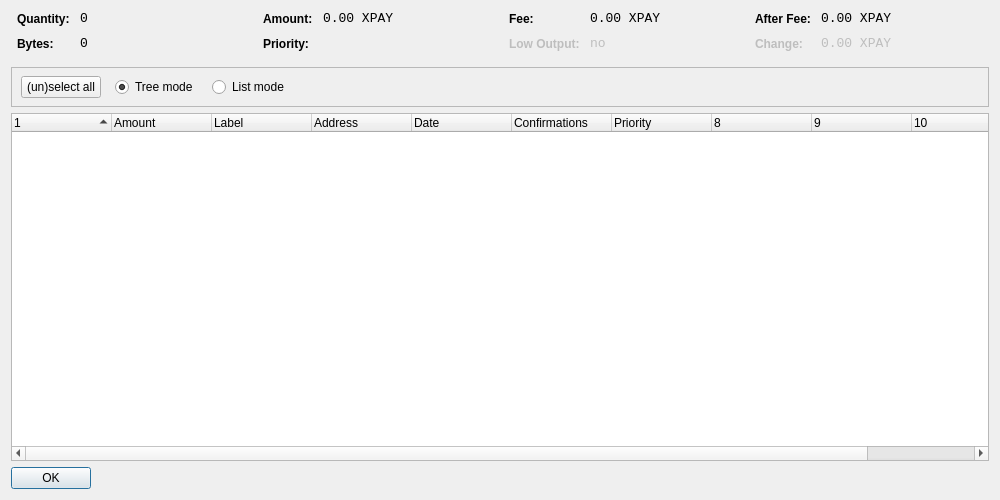
<?xml version="1.0" encoding="UTF-8"?>
<ui version="4.0">
 <class>CoinControlDialog</class>
 <widget class="QDialog" name="CoinControlDialog">
  <property name="geometry">
   <rect>
    <x>0</x>
    <y>0</y>
    <width>1000</width>
    <height>500</height>
   </rect>
  </property>
  <property name="windowTitle">
   <string>Coin Control</string>
  </property>
  <layout class="QVBoxLayout" name="verticalLayout">
   <item>
    <layout class="QHBoxLayout" name="horizontalLayoutTop" stretch="0,0,0,0">
     <property name="topMargin">
      <number>0</number>
     </property>
     <property name="bottomMargin">
      <number>10</number>
     </property>
     <item>
      <layout class="QFormLayout" name="formLayoutCoinControl1">
       <property name="horizontalSpacing">
        <number>10</number>
       </property>
       <property name="verticalSpacing">
        <number>10</number>
       </property>
       <property name="leftMargin">
        <number>6</number>
       </property>
       <property name="rightMargin">
        <number>6</number>
       </property>
       <item row="0" column="0">
        <widget class="QLabel" name="labelCoinControlQuantityText">
         <property name="styleSheet">
          <string notr="true">font-weight:bold;</string>
         </property>
         <property name="text">
          <string>Quantity:</string>
         </property>
        </widget>
       </item>
       <item row="0" column="1">
        <widget class="QLabel" name="labelCoinControlQuantity">
         <property name="font">
          <font>
           <family>Monospace</family>
           <pointsize>10</pointsize>
          </font>
         </property>
         <property name="cursor">
          <cursorShape>IBeamCursor</cursorShape>
         </property>
         <property name="contextMenuPolicy">
          <enum>Qt::ActionsContextMenu</enum>
         </property>
         <property name="text">
          <string notr="true">0</string>
         </property>
         <property name="textInteractionFlags">
          <set>Qt::LinksAccessibleByMouse|Qt::TextSelectableByKeyboard|Qt::TextSelectableByMouse</set>
         </property>
        </widget>
       </item>
       <item row="1" column="0">
        <widget class="QLabel" name="labelCoinControlBytesText">
         <property name="styleSheet">
          <string notr="true">font-weight:bold;</string>
         </property>
         <property name="text">
          <string>Bytes:</string>
         </property>
        </widget>
       </item>
       <item row="1" column="1">
        <widget class="QLabel" name="labelCoinControlBytes">
         <property name="font">
          <font>
           <family>Monospace</family>
           <pointsize>10</pointsize>
          </font>
         </property>
         <property name="cursor">
          <cursorShape>IBeamCursor</cursorShape>
         </property>
         <property name="contextMenuPolicy">
          <enum>Qt::ActionsContextMenu</enum>
         </property>
         <property name="text">
          <string notr="true">0</string>
         </property>
         <property name="textInteractionFlags">
          <set>Qt::LinksAccessibleByMouse|Qt::TextSelectableByKeyboard|Qt::TextSelectableByMouse</set>
         </property>
        </widget>
       </item>
      </layout>
     </item>
     <item>
      <layout class="QFormLayout" name="formLayoutCoinControl2">
       <property name="horizontalSpacing">
        <number>10</number>
       </property>
       <property name="verticalSpacing">
        <number>10</number>
       </property>
       <property name="leftMargin">
        <number>6</number>
       </property>
       <property name="rightMargin">
        <number>6</number>
       </property>
       <item row="0" column="0">
        <widget class="QLabel" name="labelCoinControlAmountText">
         <property name="styleSheet">
          <string notr="true">font-weight:bold;</string>
         </property>
         <property name="text">
          <string>Amount:</string>
         </property>
        </widget>
       </item>
       <item row="0" column="1">
        <widget class="QLabel" name="labelCoinControlAmount">
         <property name="font">
          <font>
           <family>Monospace</family>
           <pointsize>10</pointsize>
          </font>
         </property>
         <property name="cursor">
          <cursorShape>IBeamCursor</cursorShape>
         </property>
         <property name="contextMenuPolicy">
          <enum>Qt::ActionsContextMenu</enum>
         </property>
         <property name="text">
          <string notr="true">0.00 XPAY</string>
         </property>
         <property name="textInteractionFlags">
          <set>Qt::LinksAccessibleByMouse|Qt::TextSelectableByKeyboard|Qt::TextSelectableByMouse</set>
         </property>
        </widget>
       </item>
       <item row="1" column="0">
        <widget class="QLabel" name="labelCoinControlPriorityText">
         <property name="styleSheet">
          <string notr="true">font-weight:bold;</string>
         </property>
         <property name="text">
          <string>Priority:</string>
         </property>
        </widget>
       </item>
       <item row="1" column="1">
        <widget class="QLabel" name="labelCoinControlPriority">
         <property name="font">
          <font>
           <family>Monospace</family>
           <pointsize>10</pointsize>
          </font>
         </property>
         <property name="cursor">
          <cursorShape>IBeamCursor</cursorShape>
         </property>
         <property name="contextMenuPolicy">
          <enum>Qt::ActionsContextMenu</enum>
         </property>
         <property name="text">
          <string/>
         </property>
         <property name="textInteractionFlags">
          <set>Qt::LinksAccessibleByMouse|Qt::TextSelectableByKeyboard|Qt::TextSelectableByMouse</set>
         </property>
        </widget>
       </item>
      </layout>
     </item>
     <item>
      <layout class="QFormLayout" name="formLayoutCoinControl3">
       <property name="horizontalSpacing">
        <number>10</number>
       </property>
       <property name="verticalSpacing">
        <number>10</number>
       </property>
       <property name="leftMargin">
        <number>6</number>
       </property>
       <property name="rightMargin">
        <number>6</number>
       </property>
       <item row="0" column="0">
        <widget class="QLabel" name="labelCoinControlFeeText">
         <property name="styleSheet">
          <string notr="true">font-weight:bold;</string>
         </property>
         <property name="text">
          <string>Fee:</string>
         </property>
        </widget>
       </item>
       <item row="0" column="1">
        <widget class="QLabel" name="labelCoinControlFee">
         <property name="font">
          <font>
           <family>Monospace</family>
           <pointsize>10</pointsize>
          </font>
         </property>
         <property name="cursor">
          <cursorShape>IBeamCursor</cursorShape>
         </property>
         <property name="contextMenuPolicy">
          <enum>Qt::ActionsContextMenu</enum>
         </property>
         <property name="text">
          <string notr="true">0.00 XPAY</string>
         </property>
         <property name="textInteractionFlags">
          <set>Qt::LinksAccessibleByMouse|Qt::TextSelectableByKeyboard|Qt::TextSelectableByMouse</set>
         </property>
        </widget>
       </item>
       <item row="1" column="0">
        <widget class="QLabel" name="labelCoinControlLowOutputText">
         <property name="enabled">
          <bool>false</bool>
         </property>
         <property name="styleSheet">
          <string notr="true">font-weight:bold;</string>
         </property>
         <property name="text">
          <string>Low Output:</string>
         </property>
        </widget>
       </item>
       <item row="1" column="1">
        <widget class="QLabel" name="labelCoinControlLowOutput">
         <property name="enabled">
          <bool>false</bool>
         </property>
         <property name="font">
          <font>
           <family>Monospace</family>
           <pointsize>10</pointsize>
          </font>
         </property>
         <property name="cursor">
          <cursorShape>IBeamCursor</cursorShape>
         </property>
         <property name="contextMenuPolicy">
          <enum>Qt::ActionsContextMenu</enum>
         </property>
         <property name="text">
          <string notr="true">no</string>
         </property>
         <property name="textInteractionFlags">
          <set>Qt::LinksAccessibleByMouse|Qt::TextSelectableByKeyboard|Qt::TextSelectableByMouse</set>
         </property>
        </widget>
       </item>
      </layout>
     </item>
     <item>
      <layout class="QFormLayout" name="formLayoutCoinControl4">
       <property name="horizontalSpacing">
        <number>10</number>
       </property>
       <property name="verticalSpacing">
        <number>10</number>
       </property>
       <property name="leftMargin">
        <number>6</number>
       </property>
       <property name="rightMargin">
        <number>6</number>
       </property>
       <item row="0" column="0">
        <widget class="QLabel" name="labelCoinControlAfterFeeText">
         <property name="styleSheet">
          <string notr="true">font-weight:bold;</string>
         </property>
         <property name="text">
          <string>After Fee:</string>
         </property>
        </widget>
       </item>
       <item row="0" column="1">
        <widget class="QLabel" name="labelCoinControlAfterFee">
         <property name="font">
          <font>
           <family>Monospace</family>
           <pointsize>10</pointsize>
          </font>
         </property>
         <property name="cursor">
          <cursorShape>IBeamCursor</cursorShape>
         </property>
         <property name="contextMenuPolicy">
          <enum>Qt::ActionsContextMenu</enum>
         </property>
         <property name="text">
          <string notr="true">0.00 XPAY</string>
         </property>
         <property name="textInteractionFlags">
          <set>Qt::LinksAccessibleByMouse|Qt::TextSelectableByKeyboard|Qt::TextSelectableByMouse</set>
         </property>
        </widget>
       </item>
       <item row="1" column="0">
        <widget class="QLabel" name="labelCoinControlChangeText">
         <property name="enabled">
          <bool>false</bool>
         </property>
         <property name="styleSheet">
          <string notr="true">font-weight:bold;</string>
         </property>
         <property name="text">
          <string>Change:</string>
         </property>
        </widget>
       </item>
       <item row="1" column="1">
        <widget class="QLabel" name="labelCoinControlChange">
         <property name="enabled">
          <bool>false</bool>
         </property>
         <property name="font">
          <font>
           <family>Monospace</family>
           <pointsize>10</pointsize>
          </font>
         </property>
         <property name="cursor">
          <cursorShape>IBeamCursor</cursorShape>
         </property>
         <property name="contextMenuPolicy">
          <enum>Qt::ActionsContextMenu</enum>
         </property>
         <property name="text">
          <string notr="true">0.00 XPAY</string>
         </property>
         <property name="textInteractionFlags">
          <set>Qt::LinksAccessibleByMouse|Qt::TextSelectableByKeyboard|Qt::TextSelectableByMouse</set>
         </property>
        </widget>
       </item>
      </layout>
     </item>
    </layout>
   </item>
   <item>
    <widget class="QFrame" name="frame">
     <property name="minimumSize">
      <size>
       <width>0</width>
       <height>40</height>
      </size>
     </property>
     <property name="frameShape">
      <enum>QFrame::StyledPanel</enum>
     </property>
     <property name="frameShadow">
      <enum>QFrame::Sunken</enum>
     </property>
     <widget class="QWidget" name="horizontalLayoutWidget">
      <property name="geometry">
       <rect>
        <x>10</x>
        <y>0</y>
        <width>781</width>
        <height>41</height>
       </rect>
      </property>
      <layout class="QHBoxLayout" name="horizontalLayoutPanel" stretch="0,0,0,0,0">
       <property name="spacing">
        <number>14</number>
       </property>
       <item>
        <widget class="QPushButton" name="pushButtonSelectAll">
         <property name="sizePolicy">
          <sizepolicy hsizetype="Maximum" vsizetype="Fixed">
           <horstretch>0</horstretch>
           <verstretch>0</verstretch>
          </sizepolicy>
         </property>
         <property name="text">
          <string>(un)select all</string>
         </property>
        </widget>
       </item>
       <item>
        <widget class="QRadioButton" name="radioTreeMode">
         <property name="sizePolicy">
          <sizepolicy hsizetype="Maximum" vsizetype="Fixed">
           <horstretch>0</horstretch>
           <verstretch>0</verstretch>
          </sizepolicy>
         </property>
         <property name="text">
          <string>Tree mode</string>
         </property>
         <property name="checked">
          <bool>true</bool>
         </property>
        </widget>
       </item>
       <item>
        <widget class="QRadioButton" name="radioListMode">
         <property name="sizePolicy">
          <sizepolicy hsizetype="Maximum" vsizetype="Fixed">
           <horstretch>0</horstretch>
           <verstretch>0</verstretch>
          </sizepolicy>
         </property>
         <property name="text">
          <string>List mode</string>
         </property>
        </widget>
       </item>
       <item>
        <spacer name="horizontalSpacer">
         <property name="orientation">
          <enum>Qt::Horizontal</enum>
         </property>
         <property name="sizeHint" stdset="0">
          <size>
           <width>40</width>
           <height>20</height>
          </size>
         </property>
        </spacer>
       </item>
      </layout>
     </widget>
    </widget>
   </item>
   <item>
    <widget class="CoinControlTreeWidget" name="treeWidget">
     <property name="contextMenuPolicy">
      <enum>Qt::CustomContextMenu</enum>
     </property>
     <property name="sortingEnabled">
      <bool>false</bool>
     </property>
     <property name="columnCount">
      <number>11</number>
     </property>
     <attribute name="headerShowSortIndicator" stdset="0">
      <bool>true</bool>
     </attribute>
     <attribute name="headerStretchLastSection">
      <bool>false</bool>
     </attribute>
     <column>
      <property name="text">
       <string/>
      </property>
     </column>
     <column>
      <property name="text">
       <string>Amount</string>
      </property>
     </column>
     <column>
      <property name="text">
       <string>Label</string>
      </property>
     </column>
     <column>
      <property name="text">
       <string>Address</string>
      </property>
     </column>
     <column>
      <property name="text">
       <string>Date</string>
      </property>
     </column>
     <column>
      <property name="text">
       <string>Confirmations</string>
      </property>
      <property name="toolTip">
       <string>Confirmed</string>
      </property>
     </column>
     <column>
      <property name="text">
       <string>Priority</string>
      </property>
     </column>
     <column>
      <property name="text">
       <string/>
      </property>
     </column>
     <column>
      <property name="text">
       <string/>
      </property>
     </column>
     <column>
      <property name="text">
       <string/>
      </property>
     </column>
     <column>
      <property name="text">
       <string/>
      </property>
     </column>
    </widget>
   </item>
   <item>
    <widget class="QDialogButtonBox" name="buttonBox">
     <property name="sizePolicy">
      <sizepolicy hsizetype="Maximum" vsizetype="Fixed">
       <horstretch>0</horstretch>
       <verstretch>0</verstretch>
      </sizepolicy>
     </property>
     <property name="orientation">
      <enum>Qt::Horizontal</enum>
     </property>
     <property name="standardButtons">
      <set>QDialogButtonBox::Ok</set>
     </property>
    </widget>
   </item>
  </layout>
 </widget>
 <customwidgets>
  <customwidget>
   <class>CoinControlTreeWidget</class>
   <extends>QTreeWidget</extends>
   <header>coincontroltreewidget.h</header>
  </customwidget>
 </customwidgets>
 <resources/>
 <connections/>
</ui>
